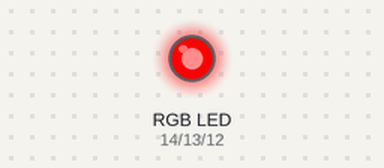
Bench run of a sketch on a simulated ESP32. Parts: an RGB LED mixed from three pins (HIGH = lit).

Above: at 0.05 s.
At 2.0 s:
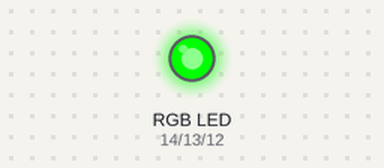
At 3.0 s:
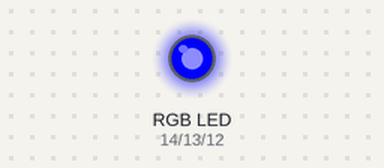
At 4.0 s:
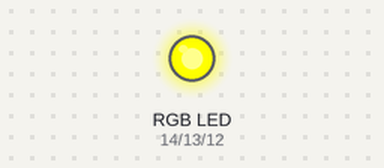
At 6.0 s:
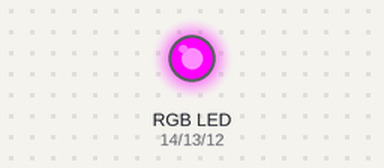
At 8.0 s:
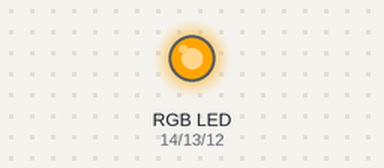
Timing chart, 0 to 10.4 s (numbered marks = the images above):
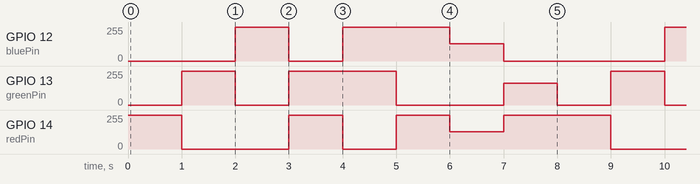

Measured:
- by itself, GPIO 12 (bluePin): repeats every 8.0 s: 0/255 1.0 s, 255/255 2.0 s, 128/255 1.0 s, 0/255 3.0 s, 255/255 1.0 s
- by itself, GPIO 13 (greenPin): repeats every 8.0 s: 0/255 1.0 s, 255/255 2.0 s, 0/255 2.0 s, 165/255 1.0 s, 0/255 1.0 s, 255/255 1.0 s
- by itself, GPIO 14 (redPin): repeats every 8.0 s: 0/255 2.0 s, 255/255 1.0 s, 0/255 1.0 s, 255/255 1.0 s, 128/255 1.0 s, 255/255 2.0 s

The sketch:

pwm_pt3.ino
```cpp
/*
Exemplo do uso do PWM com RGB
Descrição: Demonstra o uso da função PWM para gerar cores em RGB.


Autor: Davi C. Menez
*/

//Mapa dos Pinos
#define LED_VERMELHO 14 //LED Vermelho
#define LED_VERDE 13 //LED Verde
#define LED_AZUL 12 //LED Azul
#define BOTAO_1 7 //Pino de conexão do botão 1
#define BOTAO_2 6 //Pino de conexão do botão 2
#define BOTAO_3 5 //Pino de conexão do botão 3
#define BOTAO_4 4 //Pino de conexão do botão 4
#define BOTAO_5 3 //Pino de conexão do botão 5
#define BOTAO_6 2 //Pino de conexão do botão 6
#define BUZZER 17 //Pino do buzzer

//Define números do GPIO para os LEDs RGB
const int redPin = LED_VERMELHO;
const int greenPin = LED_VERDE;
const int bluePin = LED_AZUL;

void setup() {
  pinMode(redPin, OUTPUT); //Configura o pino do LED vermelho como saída
  pinMode(greenPin, OUTPUT); //Configura o pino do LED verde como saída
  pinMode(bluePin, OUTPUT); //Configura o pino do LED azul como saída
}

void loop() {
  //Referência dos Códigos de Cores: https://www.rapidtables.com/web/color/RGB_Color.html
  setColor(255,0,0); //Vermelho
  delay(1000);

  setColor(0,255,0); //Verde
  delay(1000);

  setColor(0,0,255); //Azul
  delay(1000);

  setColor(255,255,0); //Amarelo
  delay(1000);

  setColor(0,255,255); //Ciano
  delay(1000);

  setColor(255,0,255); //Magenta
  delay(1000);

  setColor(128,0,128); //Roxo
  delay(1000);

  setColor(255,165,0); //Laranja
  delay(1000);
}

void setColor(int redValue, int greenValue, int blueValue){
  analogWrite(redPin, redValue);
  analogWrite(greenPin, greenValue);
  analogWrite(bluePin, blueValue);
}
```
